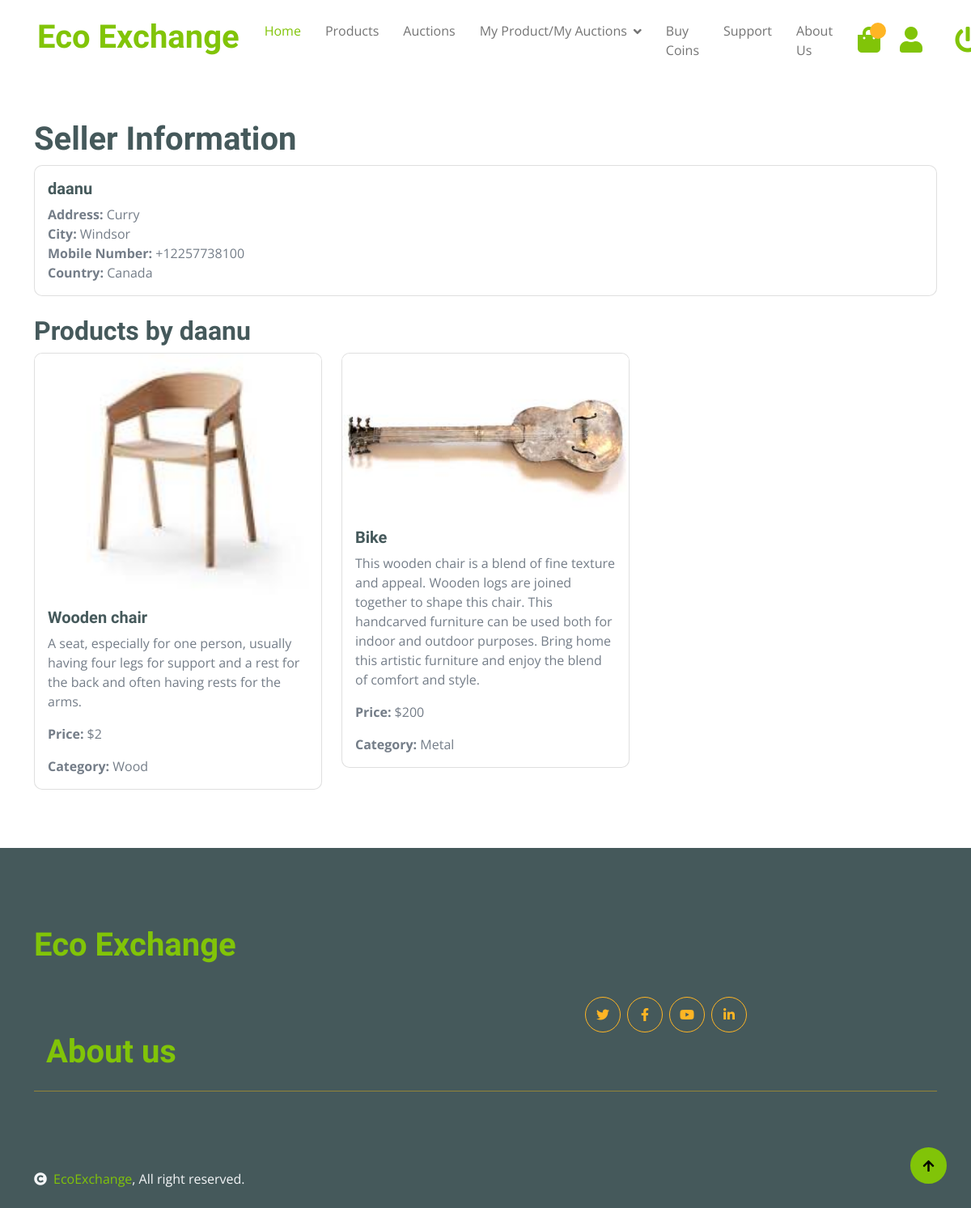
/seller/3/, run on the app's committed database.
### user_details/models.py (models this page shows)
class Member(User):
    address = models.TextField(null=True, blank=True)
    city = models.CharField(max_length=200, null=True, blank=True)
    mobile_no = PhoneNumberField(unique=True, null=True, blank=True)
    country = models.CharField(max_length=200, null=True, blank=True)
    coin_balance = models.IntegerField(default=0)

### product/models.py (models this page shows, shortened)
class Product(models.Model):
    CATEGORY_CHOICES = [
        ('PAPER', 'Paper'),
        ('PLASTIC', 'Plastic'),
        ('GLASS', 'Glass'),
        ('METAL', 'Metal'),
        ('ELECTRONICS', 'Electronics'),
        ('ORGANIC', 'Organic'),
        ('TEXTILES', 'Textiles'),
        ('BATTERIES', 'Batteries'),
        ('WOOD', 'Wood'),
        ('RUBBER', 'Rubber'),
        ('MIXED_MATERIALS', 'Mixed Materials'),
    ]
    product_id = models.AutoField(primary_key=True)
    product_name = models.CharField(max_length=255)
    product_description = models.TextField()
    image = models.ImageField(upload_to='img/')
    quantity = models.IntegerField(validators=[MinValueValidator(1)])
    price = models.IntegerField(validators=[MinValueValidator(1)])
    category = models.CharField(max_length=50, choices=CATEGORY_CHOICES)
    user = models.ForeignKey(Member, on_delete=models.CASCADE)

### user_details/views.py (the view)
# urls.py: path('seller/<int:user_id>/', views.seller_desc_view, name='seller_desc'),
def seller_desc_view(request, user_id):
    seller = get_object_or_404(Member, id=user_id)
    products = Product.objects.filter(user=seller)
    return render(request, 'user_details/seller_desc.html', {'seller': seller, 'products': products})

### user_details/templates/user_details/seller_desc.html
{% extends 'product/base.html' %}
{% load static %}
{% block body %}
<div class="container mt-5">
    <h1>Seller Information</h1>
    <div class="card mb-4">
        <div class="card-body">
            <h5 class="card-title">{{ seller.username }}</h5>
            <p class="card-text">
                <strong>Address:</strong> {{ seller.address }}<br>
                <strong>City:</strong> {{ seller.city }}<br>
                <strong>Mobile Number:</strong> {{ seller.mobile_no }}<br>
                <strong>Country:</strong> {{ seller.country }}<br>
            </p>
        </div>
    </div>
    <h2>Products by {{ seller.username }}</h2>
    <div class="row">
        {% for product in products %}
            <div class="col-md-4 mb-4">
                <div class="card">
                    <img src="{{ product.image.url }}" class="card-img-top" alt="{{ product.product_name }}">
                    <div class="card-body">
                        <h5 class="card-title">{{ product.product_name }}</h5>
                        <p class="card-text">{{ product.product_description }}</p>
                        <p class="card-text"><strong>Price:</strong> ${{ product.price }}</p>
                        <p class="card-text"><strong>Category:</strong> {{ product.get_category_display }}</p>
                    </div>
                </div>
            </div>
        {% endfor %}
    </div>
</div>
{% endblock %}

### data on the page
Member: address "Curry", city "Windsor", mobile_no "+12257738100", country "Canada"
Product: image (picture), product_name "Wooden chair", product_description "A seat, especially for one person, usually having four legs for support and a rest for the back and often having rests for the arms.", price "2", category "Wood"
Product: image (picture), product_name "Bike", product_description "This wooden chair is a blend of fine texture and appeal. Wooden logs are joined together to shape this chair. This handcarved furniture can be used both for indoor and outdoor purposes. Bring home this artistic furniture and enjoy the blend of comfort and style.", price "200", category "Metal"

### other printed values
{{ seller.username }} "daanu"
